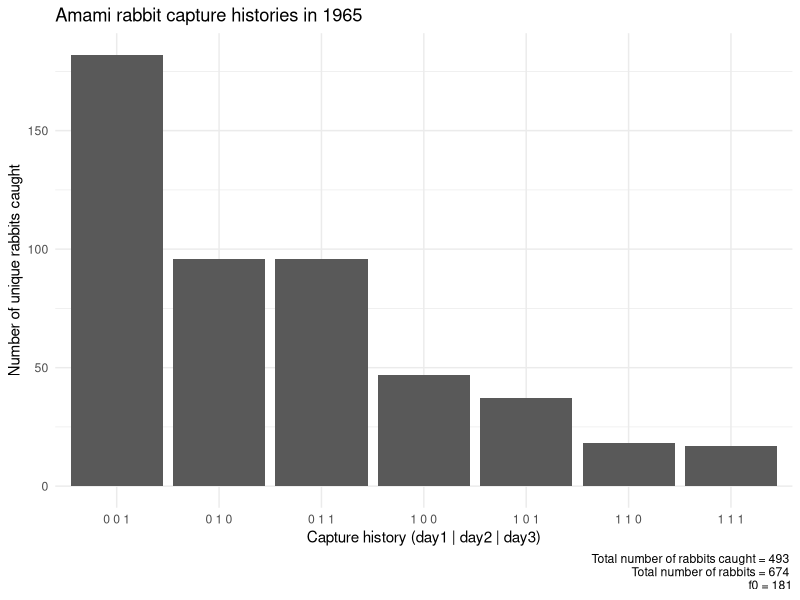
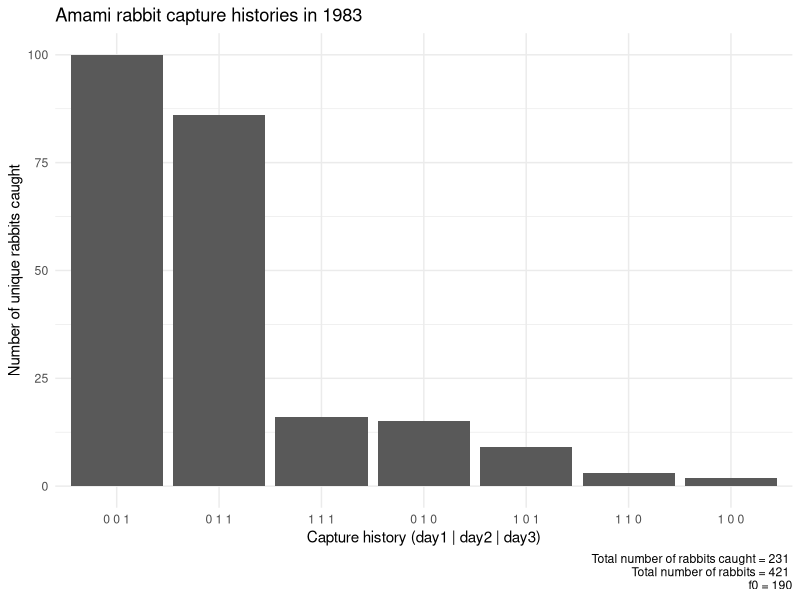
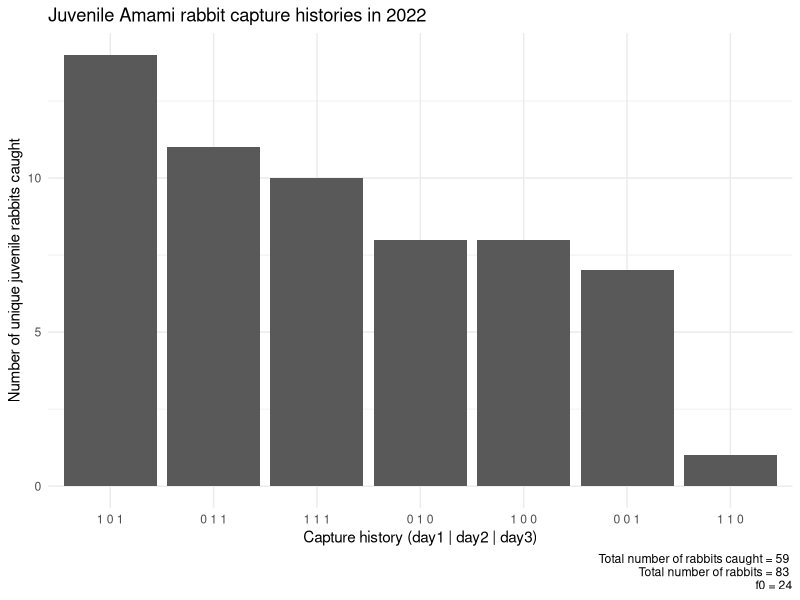
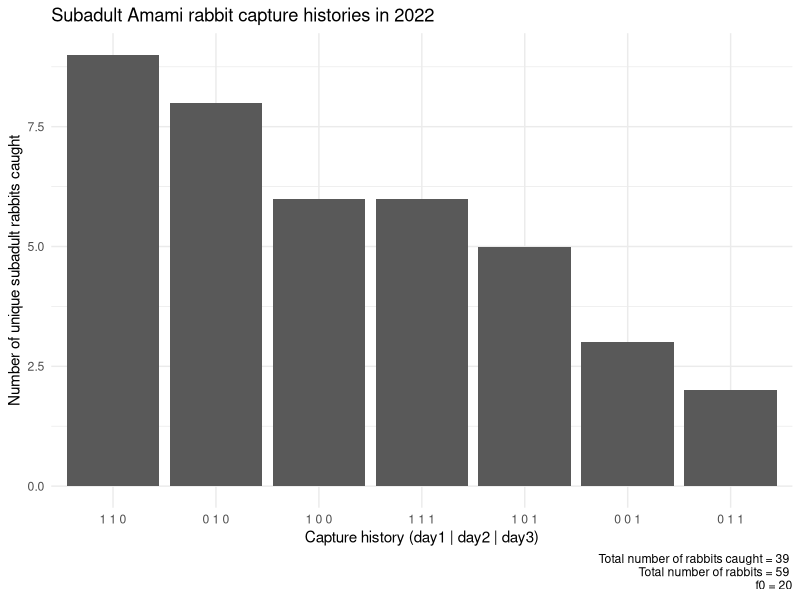
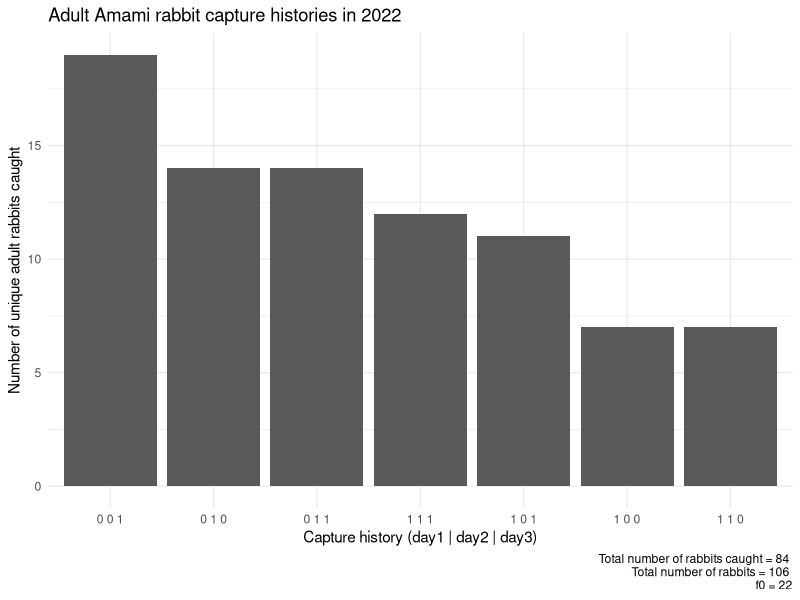

Recreate these plots in R, in order.
## ---- chunk 1
knitr::opts_chunk$set(echo = TRUE, 
                      message = FALSE, 
                      warning = FALSE)
## ---- chunk 2
library(tidyverse)
## ---- chunk 3
# Set seed so that the random numbers are the same each time you run the script
set.seed(666)

# total number of rabbits
N <- 674

# number of days of trapping
t <- 3

# capture probabilities (must be same length as number of days)
p <- c(0.17, 0.34, 0.48)

# create empty matrix
cap <- matrix(nrow = N, ncol = t, data = NA)

# see how many rabbits are actually captured on each day
# Based on binomial distribution with probability p[day], do this for all rabbits (N) where there is only a single day to capture (1)
cap[,1] <- rbinom(N, 1, p[1])
cap[,2] <- rbinom(N, 1, p[2])
cap[,3] <- rbinom(N, 1, p[3])

# Combine and store it in a dataframe
cap1965 <- data.frame(
  CH = paste(cap[,1], cap[,2], cap[,3])
)

# Turn it into a frequency table
cap1965 <- cap1965 %>% 
  count(CH, sort = T)

# Remove rabbits never caught (this is what students are trying to estimate)
cap1965 <- cap1965[cap1965$CH != "0 0 0",]

# Adding comments for students

cap1965$comment <- NA

for(i in 1:nrow(cap1965)){
  if(cap1965$CH[i] == "1 1 1"){
    cap1965$comment[i] <- "/* Number of rabbits caught on day 1, 2, 3 */"
  } else if(cap1965$CH[i] == "1 1 0") {
    cap1965$comment[i] <- "/* Number of rabbits caught on day 1, 2 */"
  } else if(cap1965$CH[i] == "0 1 1") {
    cap1965$comment[i] <- "/* Number of rabbits caught on day 2, 3 */"
  } else if(cap1965$CH[i] == "1 0 1") {
    cap1965$comment[i] <- "/* Number of rabbits caught on day 1, 3 */"
  } else if(cap1965$CH[i] == "1 0 0") {
    cap1965$comment[i] <- "/* Number of rabbits caught on day 1 */"
  } else if(cap1965$CH[i] == "0 1 0") {
    cap1965$comment[i] <- "/* Number of rabbits caught on day 2 */"
  } else if(cap1965$CH[i] == "0 0 1") {
    cap1965$comment[i] <- "/* Number of rabbits caught on day 3 */"
  }
}

# Final data looks like:
cap1965[,c(3, 1, 2)]
## ---- chunk 4
library(ggplot2)

ggplot(cap1965) +
  geom_col(aes(x = reorder(CH, -n), y = n)) +
  labs(x = "Capture history (day1 | day2 | day3)",
       y = "Number of unique rabbits caught",
       title = "Amami rabbit capture histories in 1965",
       caption = paste("Total number of rabbits caught =", sum(as.numeric(cap1965$n)), "\n",
                       "Total number of rabbits =", N, "\n",
                       "f0 =", N - sum(as.numeric(cap1965$n)))) +
  theme_bw() +
  theme_minimal()
## ---- chunk 5
# Set seed so that the random numbers are the same each time you run the script
set.seed(666)

# total number of rabbits
N <- 421

# number of days of trapping
t <- 3

# capture probabilities (must be same length as number of days)
p <- c(0.07, 0.24, 0.38)

# recapture probability (must be of length t - 1)
pr <- c(0.64, 0.87)

# create empty matrix
cap <- matrix(nrow = N, ncol = t, data = NA)

# see how many rabbits are actually captured on each day
# Based on binomial distribution with probability p[day], do this for all rabbits (N) where there is only a single day to capture (1)
cap[,1] <- rbinom(N, 1, p[1])

# For day 2, use a for loop to go through each individual (i)
# If rabbit [i] had not been caught on day 1 (cap[i,1] == 0)
  # Then it uses the capture prob for day 2 p[2]
  # But if it was caught, then use recapture prob for day 2 (pr[1])
for(i in 1:nrow(cap)){
  cap[i,2] <- ifelse(cap[i,1] == 0, rbinom(N, 1, p[2]), rbinom(N, 1, pr[1]))
}
# Repeat above loop but for last day
for(i in 1:nrow(cap)){
  cap[i,3] <- ifelse(cap[i,1] == 0 & cap[i,2] == 0, rbinom(N, 1, p[3]), rbinom(N, 1, pr[2]))
}

# Combine and store it in a dataframe
cap1983 <- data.frame(
  CH = paste(cap[,1], cap[,2], cap[,3])
)

# Turn it into a frequency table
cap1983 <- cap1983 %>% 
  count(CH, sort = T)

# Remove rabbits never caught (this is what students are trying to estimate)
cap1983 <- cap1983[cap1983$CH != "0 0 0",]

# Adding comments for students

cap1983$comment <- NA

for(i in 1:nrow(cap1983)){
  if(cap1983$CH[i] == "1 1 1"){
    cap1983$comment[i] <- "/* Number of rabbits caught on day 1, 2, 3 */"
  } else if(cap1983$CH[i] == "1 1 0") {
    cap1983$comment[i] <- "/* Number of rabbits caught on day 1, 2 */"
  } else if(cap1983$CH[i] == "0 1 1") {
    cap1983$comment[i] <- "/* Number of rabbits caught on day 2, 3 */"
  } else if(cap1983$CH[i] == "1 0 1") {
    cap1983$comment[i] <- "/* Number of rabbits caught on day 1, 3 */"
  } else if(cap1983$CH[i] == "1 0 0") {
    cap1983$comment[i] <- "/* Number of rabbits caught on day 1 */"
  } else if(cap1983$CH[i] == "0 1 0") {
    cap1983$comment[i] <- "/* Number of rabbits caught on day 2 */"
  } else if(cap1983$CH[i] == "0 0 1") {
    cap1983$comment[i] <- "/* Number of rabbits caught on day 3 */"
  }
}

# Final data looks like:
cap1983[,c(3, 1, 2)]
## ---- chunk 6
library(ggplot2)

ggplot(cap1983) +
  geom_col(aes(x = reorder(CH, -n), y = n)) +
  labs(x = "Capture history (day1 | day2 | day3)",
       y = "Number of unique rabbits caught",
       title = "Amami rabbit capture histories in 1983",
       caption = paste("Total number of rabbits caught =", sum(as.numeric(cap1983$n)), "\n",
                       "Total number of rabbits =", N, "\n",
                       "f0 =", N - sum(as.numeric(cap1983$n)))) +
  theme_bw() +
  theme_minimal()
## ---- chunk 7
# Set seed so that the random numbers are the same each time you run the script
set.seed(666)

# total number of rabbits
N <- 83

# number of days of trapping
t <- 3

# capture probabilities (must be same length as number of days)
p <- c(0.36, 0.36, 0.36)

# recapture probability (must be of length t - 1)
pr <- c(0.42, 0.54)

# create empty matrix
cap <- matrix(nrow = N, ncol = t, data = NA)

# see how many rabbits are actually captured on each day
# Based on binomial distribution with probability p[day], do this for all rabbits (N) where there is only a single day to capture (1)
cap[,1] <- rbinom(N, 1, p[1])
# For day 2, use a for loop to go through each individual (i)
# If rabbit [i] had not been caught on day 1 (cap[i,1] == 0)
  # Then it uses the capture prob for day 2 p[2]
  # But if it was caught, then use recapture prob for day 2 (pr[1])
for(i in 1:nrow(cap)){
  cap[i,2] <- ifelse(cap[i,1] == 0, rbinom(N, 1, p[2]), rbinom(N, 1, pr[1]))
}
for(i in 1:nrow(cap)){
  cap[i,3] <- ifelse(cap[i,1] == 0 & cap[i,2] == 0, rbinom(N, 1, p[3]), rbinom(N, 1, pr[2]))
}

# Combine and store it in a dataframe
cap2022_juv <- data.frame(
  CH = paste(cap[,1], cap[,2], cap[,3])
)

# Turn it into a frequency table
cap2022_juv <- cap2022_juv %>% 
  count(CH, sort = T)

# Remove rabbits never caught (this is what students are trying to estimate)
cap2022_juv <- cap2022_juv[cap2022_juv$CH != "0 0 0",]

# Adding comments for students

cap2022_juv$comment <- NA

for(i in 1:nrow(cap2022_juv)){
  if(cap2022_juv$CH[i] == "1 1 1"){
    cap2022_juv$comment[i] <- "/* Number of rabbits caught on day 1, 2, 3 */"
  } else if(cap2022_juv$CH[i] == "1 1 0") {
    cap2022_juv$comment[i] <- "/* Number of rabbits caught on day 1, 2 */"
  } else if(cap2022_juv$CH[i] == "0 1 1") {
    cap2022_juv$comment[i] <- "/* Number of rabbits caught on day 2, 3 */"
  } else if(cap2022_juv$CH[i] == "1 0 1") {
    cap2022_juv$comment[i] <- "/* Number of rabbits caught on day 1, 3 */"
  } else if(cap2022_juv$CH[i] == "1 0 0") {
    cap2022_juv$comment[i] <- "/* Number of rabbits caught on day 1 */"
  } else if(cap2022_juv$CH[i] == "0 1 0") {
    cap2022_juv$comment[i] <- "/* Number of rabbits caught on day 2 */"
  } else if(cap2022_juv$CH[i] == "0 0 1") {
    cap2022_juv$comment[i] <- "/* Number of rabbits caught on day 3 */"
  }
}

# Final data looks like:
cap2022_juv[,c(3, 1, 2)]
## ---- chunk 8
library(ggplot2)

ggplot(cap2022_juv) +
  geom_col(aes(x = reorder(CH, -n), y = n)) +
  labs(x = "Capture history (day1 | day2 | day3)",
       y = "Number of unique juvenile rabbits caught",
       title = "Juvenile Amami rabbit capture histories in 2022",
       caption = paste("Total number of rabbits caught =", sum(as.numeric(cap2022_juv$n)), "\n",
                       "Total number of rabbits =", N, "\n",
                       "f0 =", N - sum(as.numeric(cap2022_juv$n)))) +
  theme_bw() +
  theme_minimal()
## ---- chunk 9
# Set seed so that the random numbers are the same each time you run the script
set.seed(666)

# total number of rabbits
N <- 59

# number of t of trapping
t <- 3

# capture probabilities (must be same length as number of t)
p <- c(0.46, 0.23, 0.13)

# recapture probability (must be of length t - 1)
pr <- c(0.39, 0.48)

# create empty matrix
cap <- matrix(nrow = N, ncol = t, data = NA)

# see how many rabbits are actually captured on each day
# Based on binomial distribution with probability p[day], do this for all rabbits (N) where there is only a single day to capture (1)
cap[,1] <- rbinom(N, 1, p[1])
# For day 2, use a for loop to go through each individual (i)
# If rabbit [i] had not been caught on day 1 (cap[i,1] == 0)
  # Then it uses the capture prob for day 2 p[2]
  # But if it was caught, then use recapture prob for day 2 (pr[1])
for(i in 1:nrow(cap)){
  cap[i,2] <- ifelse(cap[i,1] == 0, rbinom(N, 1, p[2]), rbinom(N, 1, pr[1]))
}
for(i in 1:nrow(cap)){
  cap[i,3] <- ifelse(cap[i,1] == 0 & cap[i,2] == 0, rbinom(N, 1, p[3]), rbinom(N, 1, pr[2]))
}

# Combine and store it in a dataframe
cap2022_suba <- data.frame(
  CH = paste(cap[,1], cap[,2], cap[,3])
)

# Turn it into a frequency table
cap2022_suba <- cap2022_suba %>% 
  count(CH, sort = T)

# Remove rabbits never caught (this is what students are trying to estimate)
cap2022_suba <- cap2022_suba[cap2022_suba$CH != "0 0 0",]

# Adding comments for students

cap2022_suba$comment <- NA

for(i in 1:nrow(cap2022_juv)){
  if(cap2022_suba$CH[i] == "1 1 1"){
    cap2022_suba$comment[i] <- "/* Number of rabbits caught on day 1, 2, 3 */"
  } else if(cap2022_suba$CH[i] == "1 1 0") {
    cap2022_suba$comment[i] <- "/* Number of rabbits caught on day 1, 2 */"
  } else if(cap2022_suba$CH[i] == "0 1 1") {
    cap2022_suba$comment[i] <- "/* Number of rabbits caught on day 2, 3 */"
  } else if(cap2022_suba$CH[i] == "1 0 1") {
    cap2022_suba$comment[i] <- "/* Number of rabbits caught on day 1, 3 */"
  } else if(cap2022_suba$CH[i] == "1 0 0") {
    cap2022_suba$comment[i] <- "/* Number of rabbits caught on day 1 */"
  } else if(cap2022_suba$CH[i] == "0 1 0") {
    cap2022_suba$comment[i] <- "/* Number of rabbits caught on day 2 */"
  } else if(cap2022_suba$CH[i] == "0 0 1") {
    cap2022_suba$comment[i] <- "/* Number of rabbits caught on day 3 */"
  }
}

# Final data looks like:
cap2022_suba[,c(3, 1, 2)]
## ---- chunk 10
library(ggplot2)

ggplot(cap2022_suba) +
  geom_col(aes(x = reorder(CH, -n), y = n)) +
  labs(x = "Capture history (day1 | day2 | day3)",
       y = "Number of unique subadult rabbits caught",
       title = "Subadult Amami rabbit capture histories in 2022",
       caption = paste("Total number of rabbits caught =", sum(as.numeric(cap2022_suba$n)), "\n",
                       "Total number of rabbits =", N, "\n",
                       "f0 =", N - sum(as.numeric(cap2022_suba$n)))) +
  theme_bw() +
  theme_minimal()
## ---- chunk 11
# Set seed so that the random numbers are the same each time you run the script
set.seed(666)

# total number of rabbits
N <- 106

# number of days of trapping
t <- 3

# capture probabilities (must be same length as number of days)
p <- c(0.26, 0.38, 0.43)

# recapture probability (must be of length t - 1)
pr <- c(0.56, 0.56)

# create empty matrix
cap <- matrix(nrow = N, ncol = t, data = NA)

# see how many rabbits are actually captured on each day
# Based on binomial distribution with probability p[day], do this for all rabbits (N) where there is only a single day to capture (1)
cap[,1] <- rbinom(N, 1, p[1])
# For day 2, use a for loop to go through each individual (i)
# If rabbit [i] had not been caught on day 1 (cap[i,1] == 0)
  # Then it uses the capture prob for day 2 p[2]
  # But if it was caught, then use recapture prob for day 2 (pr[1])
for(i in 1:nrow(cap)){
  cap[i,2] <- ifelse(cap[i,1] == 0, rbinom(N, 1, p[2]), rbinom(N, 1, pr[1]))
}
for(i in 1:nrow(cap)){
  cap[i,3] <- ifelse(cap[i,1] == 0 & cap[i,2] == 0, rbinom(N, 1, p[3]), rbinom(N, 1, pr[2]))
}

# Combine and store it in a dataframe
cap2022_adult <- data.frame(
  CH = paste(cap[,1], cap[,2], cap[,3])
)

# Turn it into a frequency table
cap2022_adult <- cap2022_adult %>% 
  count(CH, sort = T)

# Remove rabbits never caught (this is what students are trying to estimate)
cap2022_adult <- cap2022_adult[cap2022_adult$CH != "0 0 0",]

# Adding comments for students

cap2022_adult$comment <- NA

for(i in 1:nrow(cap2022_juv)){
  if(cap2022_adult$CH[i] == "1 1 1"){
    cap2022_adult$comment[i] <- "/* Number of rabbits caught on day 1, 2, 3 */"
  } else if(cap2022_adult$CH[i] == "1 1 0") {
    cap2022_adult$comment[i] <- "/* Number of rabbits caught on day 1, 2 */"
  } else if(cap2022_adult$CH[i] == "0 1 1") {
    cap2022_adult$comment[i] <- "/* Number of rabbits caught on day 2, 3 */"
  } else if(cap2022_adult$CH[i] == "1 0 1") {
    cap2022_adult$comment[i] <- "/* Number of rabbits caught on day 1, 3 */"
  } else if(cap2022_adult$CH[i] == "1 0 0") {
    cap2022_adult$comment[i] <- "/* Number of rabbits caught on day 1 */"
  } else if(cap2022_adult$CH[i] == "0 1 0") {
    cap2022_adult$comment[i] <- "/* Number of rabbits caught on day 2 */"
  } else if(cap2022_adult$CH[i] == "0 0 1") {
    cap2022_adult$comment[i] <- "/* Number of rabbits caught on day 3 */"
  }
}

# Final data looks like:
cap2022_adult[,c(3, 1, 2)]
## ---- chunk 12
library(ggplot2)

ggplot(cap2022_adult) +
  geom_col(aes(x = reorder(CH, -n), y = n)) +
  labs(x = "Capture history (day1 | day2 | day3)",
       y = "Number of unique adult rabbits caught",
       title = "Adult Amami rabbit capture histories in 2022",
       caption = paste("Total number of rabbits caught =", sum(as.numeric(cap2022_adult$n)), "\n",
                       "Total number of rabbits =", N, "\n",
                       "f0 =", N - sum(as.numeric(cap2022_adult$n)))) +
  theme_bw() +
  theme_minimal()
